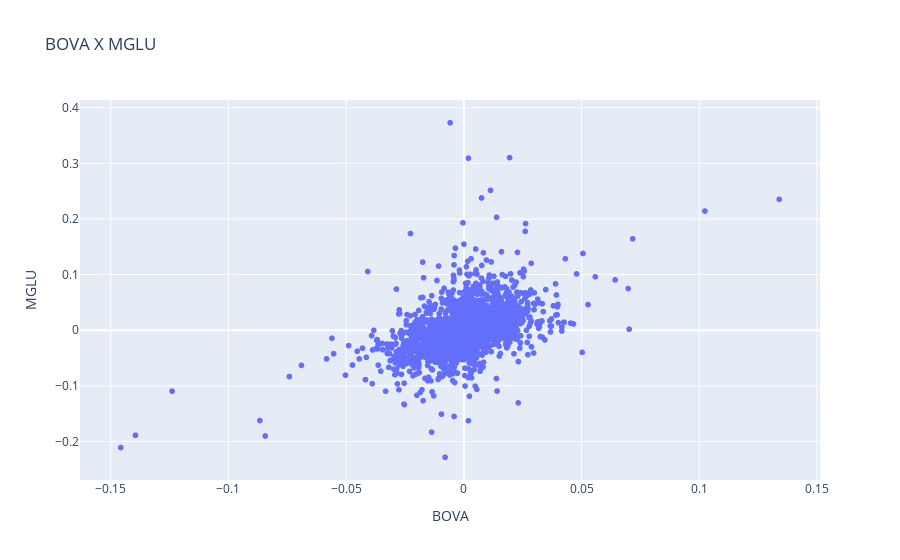

This figure's notebook cell:
### Code cell
# BETA COM REGRESSAO LINEAR
figura = px.scatter(dataset_taxa_retorno, x = 'BOVA', y = 'MGLU', title = 'BOVA X MGLU')
figura.show()

### Figure 1 — Plotly figure (JSON) as saved in the notebook; plotly's stock layout.template omitted (floating-point values rounded to 4 significant figures; data arrays with more than 128 entries replaced by an {"elided": "..."} marker saying what was removed)
{"data": [{"hovertemplate": "BOVA=%{x}<br>MGLU=%{y}<extra></extra>", "legendgroup": "", "marker": {"color": "#636efa", "symbol": "circle"}, "mode": "markers", "name": "", "showlegend": false, "type": "scattergl", "x": {"elided": "2292 float values"}, "xaxis": "x", "y": {"elided": "2292 float values"}, "yaxis": "y"}], "layout": {"legend": {"tracegroupgap": 0}, "title": {"text": "BOVA X MGLU"}, "xaxis": {"anchor": "y", "domain": [0, 1], "title": {"text": "BOVA"}}, "yaxis": {"anchor": "x", "domain": [0, 1], "title": {"text": "MGLU"}}}}
